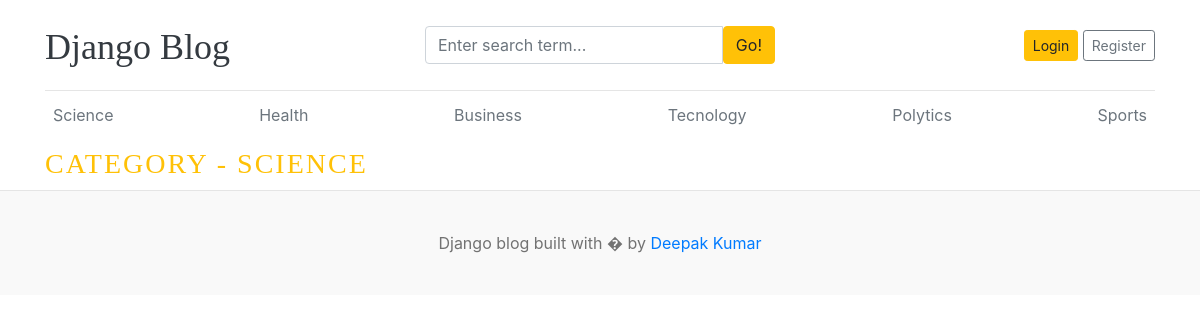
Page /category/1/ on the committed database.
### blogs/models.py (models this page shows)
class Category(models.Model):
  category_name = models.CharField(max_length=50,unique=True)
  created_at = models.DateTimeField(auto_now_add=True)
  updated_at = models.DateTimeField(auto_now=True)
  class Meta:
    verbose_name_plural = 'Categories'
  def __str__(self):
    return self.category_name

### blogs/views.py (the view)
# urls.py: path('<int:category_id>/',  views.posts_by_category, name="post_by_category")
def posts_by_category(request, category_id):
  posts = Blogs.objects.filter(status='published',category=category_id)
  try:
    category = Category.objects.get(pk=category_id)
  except:
    return redirect("home")
  context = {
    'posts':posts,
    'category':category
  }
  return render(request, 'posts_by_category.html', context)

### blogs/context_processors.py (called while the page is built)
def get_categories(request):
  categories = Category.objects.all()
  return dict(categories=categories)

### templates/posts_by_category.html (shortened to what this page needs)
{% extends "base/base.html" %}
{% block content %}
   <h3 class="text-uppercase text-warning" style="letter-spacing:2px;">Category - {{category}}</h3>
  <main role="main" class="container p-0">
    <div class="row">
      <div class="col-md-8 blog-main">
      </div>
    </div>
  </main>
</div>
{% endblock  %}

### templates/base/header.html (shortened to what this page needs)
{% load static %}
<!DOCTYPE html>
<html lang="en">
<head>
    <link href="https://getbootstrap.com/docs/4.0/dist/css/bootstrap.min.css" rel="stylesheet">
    <link href="{% static 'css/blog.css' %}" rel="stylesheet">
    <link rel="stylesheet" href="https://cdnjs.cloudflare.com/ajax/libs/font-awesome/4.7.0/css/font-awesome.min.css"/>
  </head>
<body>
    <div class="container">
      <header class="blog-header py-3">
        <div class="row flex-nowrap justify-content-between align-items-center">
          <div class="col-4 pt-1">
            <a class="blog-header-logo text-dark" href="/">Django Blog</a>
          </div>
          <div class="col-4">
            <form action="{% url 'search' %}" method="GET">
              <div class="input-group">
                        <input class="form-control" name="keyword" type="text" placeholder="Enter search term..." aria-label="Enter search term..." aria-describedby="button-search" />
                        <button type="submit" class="btn btn-warning" id="button-search" type="button">Go!</button>
                    </div>
            </form>
          </div>
          <div class="col-4 d-flex justify-content-end align-items-center">
            {% if not user.is_authenticated %}
            <a class="btn btn-sm btn-warning" href="{% url 'login' %}">Login</a> &nbsp;
            <a class="btn btn-sm btn-outline-secondary" href="{% url 'register' %}">Register</a>
            {% else %}
            {% comment %} <span>You are logged in as {{ user }}</span> &nbsp; {% endcomment %}
            <span><a href="{% url 'dashboard' %}" class="btn btn-warning">Dashboard</a></span> &nbsp;
            <span>
              <a href="{% url 'logout' %}">Logout</a>
            </span>
            {% endif%}
          </div>
        </div>
      </header>
      <div class="nav-scroller py-1 mb-2">
        <nav class="nav d-flex justify-content-between">
          {%for category in categories%}
            <a class="p-2 text-muted" href="{% url 'post_by_category' category.id  %}">{{category.category_name}}</a>
          {%endfor %}
        </nav>
      </div>

### static/css/blog.css (style rules this page uses)
.blog-header { border-bottom: 1px solid #e5e5e5; }
.blog-header-logo { font-family: "Playfair Display", Georgia, "Times New Roman", serif ; font-size: 2.25rem; }
h1, h2, h3, h4, h5, h6 { font-family: "Playfair Display", Georgia, "Times New Roman", serif ; }

### rows in the picture
Category: category_name "Science", category_name "SCIENCE"
Category: category_name "Health"
Category: category_name "Business"
Category: category_name "Tecnology"
Category: category_name "Polytics"
Category: category_name "Sports"
